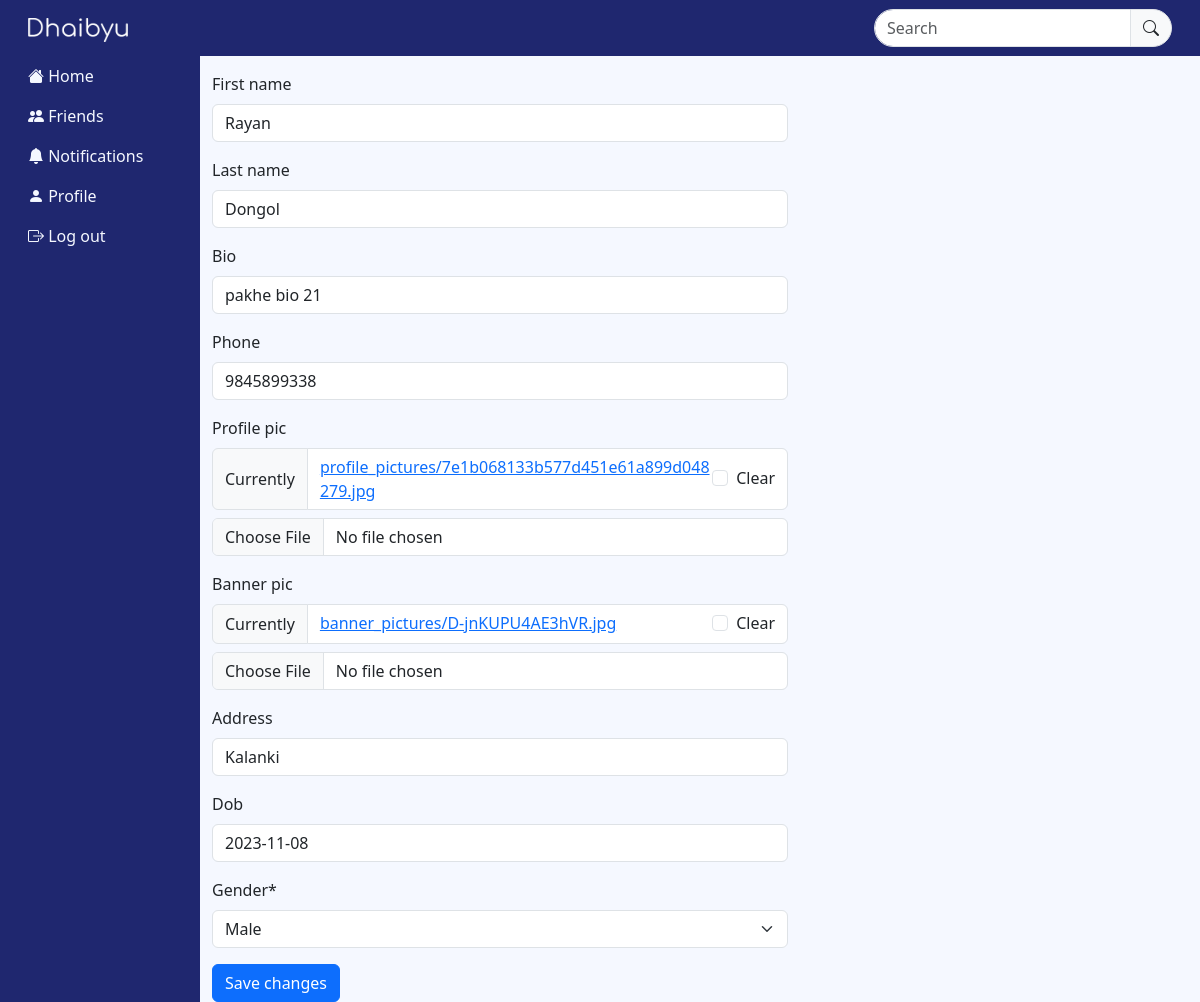
The page /profile-edit/1 (signed in) on the database its author committed.
### core/models.py (models this page shows, shortened)
class UserProfile(models.Model):
    user = models.OneToOneField(User, primary_key=True, verbose_name='user', related_name='profile', on_delete=models.CASCADE)
    username = models.CharField(max_length=200)
    first_name = models.CharField(max_length=30, null=True, blank=True)
    last_name = models.CharField(max_length=30, null=True, blank=True)
    bio = models.CharField(max_length=200, null=True, blank=True)
    email=models.CharField(max_length=200)
    phone = models.CharField(max_length=15, null=True, blank=True)
    profile_pic = models.ImageField(default="default_picture.png", upload_to='profile_pictures/',null=True, blank=True)
    banner_pic = models.ImageField(default="banner_default.png", upload_to='banner_pictures/',null=True, blank=True)
    address = models.CharField(max_length=50, null=True, blank=True)
    dob = models.DateField(max_length=200, null=True, blank=True)
    gender = models.CharField(max_length=10, choices=[('male', 'Male'), ('female', 'Female'), ('other', 'Other')])
    friends = models.ManyToManyField(User, blank=True, related_name='friends')

### core/views.py (the view, shortened to what this page needs)
# urls.py: path('profile-edit/<int:pk>', views.ProfileEditView.as_view(), name="profile-edit"),
class ProfileEditView(LoginRequiredMixin, UserPassesTestMixin, UpdateView):
    model = UserProfile
    fields = ['first_name', 'last_name', 'bio', 'phone', 'profile_pic', 'banner_pic', 'address', 'dob', 'gender']
    template_name = 'core/profile-edit.html'
    def test_func(self):
        profile = self.get_object()
        return self.request.user == profile.user

### templates/core/profile-edit.html (shortened to what this page needs)
{% extends 'core/base.html' %}
{% load static %}
{% load crispy_forms_tags %}
{% block content %}
<div class="col-md-6 mt-3">
    <form action="" method="POST" enctype="multipart/form-data">
        {{ form|crispy}}
        <button class="btn btn-primary">Save changes</button>
    </form>
</div>
{% endblock content %}

### static/css/styles.css (style rules this page uses)
* { text-decoration: none; margin: 0; padding: 0; box-sizing: border-box; }
body { background-color: #F5F8FF; }

### rows shown on the page
UserProfile: first_name "Rayan", last_name "Dongol", bio "pakhe bio 21", phone "9845899338", address "Kalanki", dob "2023-11-08", gender "Male"
